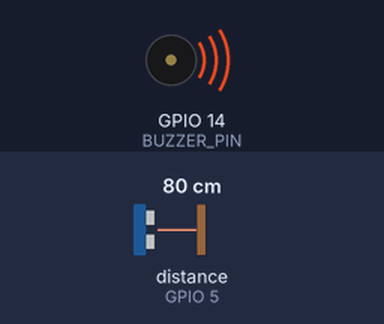
Simulated run of this sketch. Board: ESP32. Parts: buzzer (waves = sounding). Wiring (inferred from the names in the program): ultrasonic range finder: trigger GPIO 4; echo GPIO 5. Inputs (shaded band) come from the test bench; at power-on: distance to the obstacle (sensor on GPIO 5) 80 cm. The echo pulse lasts 58.3 µs per cm; WiFi joins after 1.5 s; servers stay silent unless stated; storage starts empty; no MQTT or app messages arrive unless stated; what the sketch prints to the serial monitor is not drawn.

Above: at 2.7 s.
2.8 s: distance to the obstacle (sensor on GPIO 5) set to 250 cm
At 5.2 s:
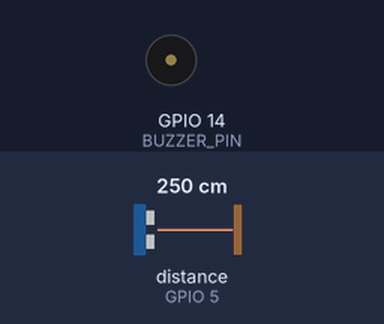
7.2 s: distance to the obstacle (sensor on GPIO 5) set to 126 cm
11.6 s: distance to the obstacle (sensor on GPIO 5) set to 119 cm
At 12.6 s:
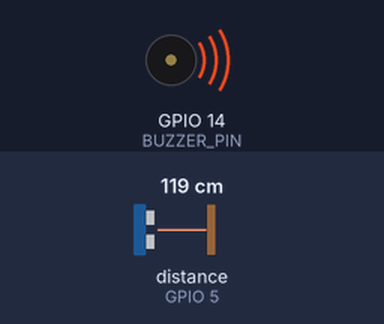
20.0 s: distance to the obstacle (sensor on GPIO 5) set to 299 cm
At 22.7 s:
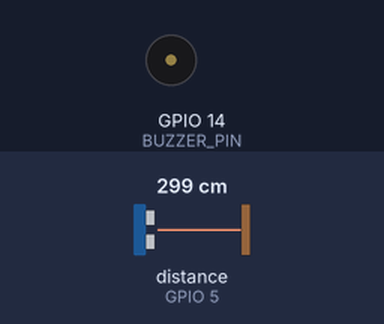
24.4 s: distance to the obstacle (sensor on GPIO 5) set to 2 cm
At 25.6 s:
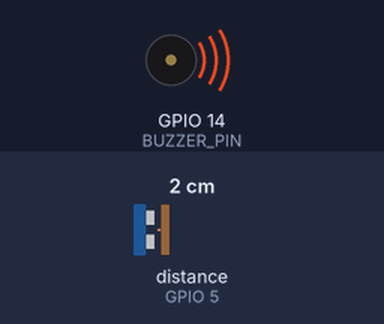
Timing chart, 0 to 33.1 s (numbered marks = the images above; inputs shaded):
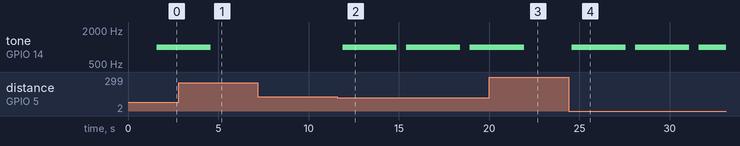

Measured:
- the behaviour switches between 122 and 121 cm on distance to the obstacle (sensor on GPIO 5) (found by bisection; images 1 and 2)
- after the input at 2.8 s, tone on GPIO 14 (BUZZER_PIN): goes on until 4.6 s, then stays silent
- after the input at 7.2 s, every drawn part: stays the same
- after the input at 11.6 s, tone on GPIO 14 (BUZZER_PIN): alternates 1000 Hz for 3.0 s and silent for 0.53 s, starting after 0.28 s
- after the input at 20.0 s, tone on GPIO 14 (BUZZER_PIN): goes on until 21.9 s, then stays silent
- after the input at 24.4 s, tone on GPIO 14 (BUZZER_PIN): alternates 1000 Hz for 3.0 s and silent for 0.52 s, starting after 0.18 s

The sketch:

mqtt_esp8266.ino
```cpp
#include <WiFi.h>
#include "Adafruit_MQTT.h"
#include "Adafruit_MQTT_Client.h"
#include "SPIFFS.h"

// Configuração WiFi
#define WIFI_SSID "SUA REDE WIFI"
#define WIFI_PASS "SUA SENAH DO WIFI"

// Configuração Adafruit IO
#define AIO_SERVER "io.adafruit.com"
#define AIO_SERVERPORT 1883
#define AIO_USERNAME "Seu_Username"
#define AIO_KEY "Sua_AIO_Key"

// Configuração do feed
#define FEED_NAME "sensor_ultrassonico"

// Conexão WiFi
WiFiClient client;

// Cliente MQTT
Adafruit_MQTT_Client mqtt(&client, AIO_SERVER, AIO_SERVERPORT, AIO_USERNAME, AIO_KEY);

// Feed MQTT
Adafruit_MQTT_Publish sensorFeed = Adafruit_MQTT_Publish(&mqtt, AIO_USERNAME "/feeds/" FEED_NAME);

#define TRIG_PIN 4
#define ECHO_PIN 5
#define BUZZER_PIN 14 // Pino do buzzer

void setup() {
  Serial.begin(115200);
  pinMode(TRIG_PIN, OUTPUT);
  pinMode(ECHO_PIN, INPUT);
  pinMode(BUZZER_PIN, OUTPUT); // Configura o pino do buzzer como saída

  // Inicialização do SPIFFS para armazenamento de dados
  if (!SPIFFS.begin(true)) {
    Serial.println("Falha ao montar o sistema de arquivos SPIFFS.");
    return;
  }

  Serial.print("Conectando ao WiFi...");
  WiFi.begin(WIFI_SSID, WIFI_PASS);
  while (WiFi.status() != WL_CONNECTED) {
    delay(500);
    Serial.print(".");
  }
  Serial.println("Conectado ao WiFi!");

  connectToMQTT();
}

void loop() {
  if (WiFi.status() != WL_CONNECTED) {
    WiFi.begin(WIFI_SSID, WIFI_PASS);
  }

  if (!mqtt.connected()) {
    connectToMQTT();
  }

  mqtt.processPackets(10);
  mqtt.ping();

  long duration;
  float distance;

  // Gera um pulso no TRIG
  digitalWrite(TRIG_PIN, LOW);
  delayMicroseconds(2);
  digitalWrite(TRIG_PIN, HIGH);
  delayMicroseconds(10);
  digitalWrite(TRIG_PIN, LOW);

  // Lê o tempo do pulso no ECHO
  duration = pulseIn(ECHO_PIN, HIGH);
  distance = (duration * 0.034) / 2;

  Serial.print("Distância: ");
  Serial.println(distance);

  if (distance <= 120 && distance > 0) {
    Serial.println("Alerta! Alguém proximo ao sensor.");

    // Ativa o buzzer por 10 segundos
    tone(BUZZER_PIN, 1000); // Frequência de 1000 Hz
    delay(3000); // Buzzer ligado por 10 segundos
    noTone(BUZZER_PIN); // Desliga o buzzer

    // Publica alerta no feed
    if (!sensorFeed.publish(distance)) {
      Serial.println("Erro ao publicar no feed.");
    }

    // Armazena o evento no SPIFFS
    saveEventToSPIFFS(distance);
  }

  delay(500);
}

void connectToMQTT() {
  Serial.print("Conectando ao Adafruit IO... ");
  while (mqtt.connect() != 0) {
    Serial.print(".");
    delay(1000);
  }
  Serial.println("Conectado!");
}

void saveEventToSPIFFS(float distance) {
  File file = SPIFFS.open("/log.txt", FILE_APPEND);
  if (!file) {
    Serial.println("Falha ao abrir o arquivo para escrita.");
    return;
  }

  String logEntry = "Distância crítica: " + String(distance) + " cm - Evento registrado\n";
  file.print(logEntry);
  file.close();

  Serial.println("Evento salvo no SPIFFS: " + logEntry);
}
```
